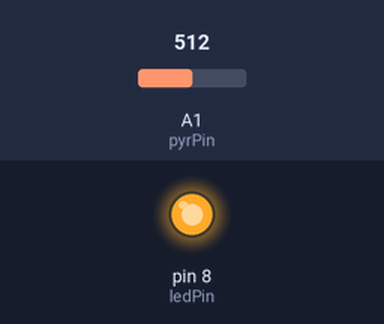
Bench run of a sketch on a simulated Arduino Uno, built with avr-gcc and run on an emulated ATmega328P. Parts: output pins drawn as LEDs (lit = HIGH). Inputs (shaded band) come from the test bench; at power-on: A1 (pyrPin) = 512.

Above: at 1.2 s.
1.3 s: A1 (pyrPin) set to 126
2.8 s: A1 (pyrPin) set to 112
At 4.0 s:
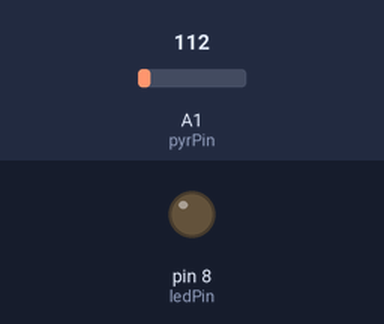
4.3 s: A1 (pyrPin) set to 122
At 5.1 s:
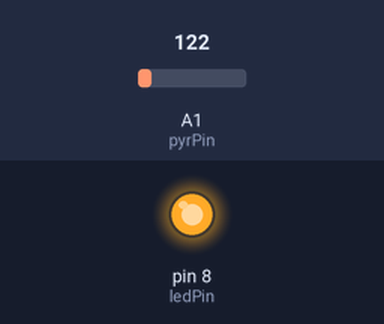
5.8 s: A1 (pyrPin) set to 0
At 6.2 s:
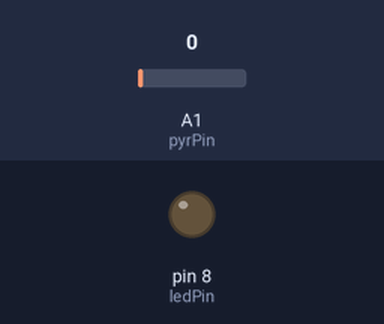
Timing chart, 0 to 8.3 s (numbered marks = the images above; inputs shaded):
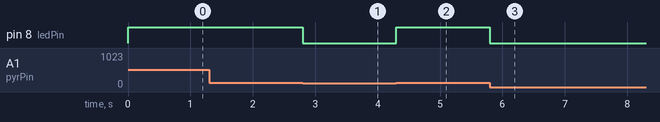

Measured:
- the behaviour switches between 120 and 119 on A1 (pyrPin) (found by bisection; images 0 and 1)
- after the input at 1.3 s, every drawn part: stays the same
- after the input at 2.8 s, pin 8 (ledPin): HIGH → LOW at once
- after the input at 4.3 s, pin 8 (ledPin): LOW → HIGH at once
- after the input at 5.8 s, pin 8 (ledPin): HIGH → LOW at once

The sketch:

Pyrosensor.ino
```cpp
int pyrPin =1;
int ledPin =8;

void setup() {
 analogReference(DEFAULT);
 pinMode(ledPin,OUTPUT);


}

void loop() {
  int val = analogRead(pyrPin);
  if (val > 119) digitalWrite(ledPin, HIGH);
  else digitalWrite(ledPin, LOW);
}
```
